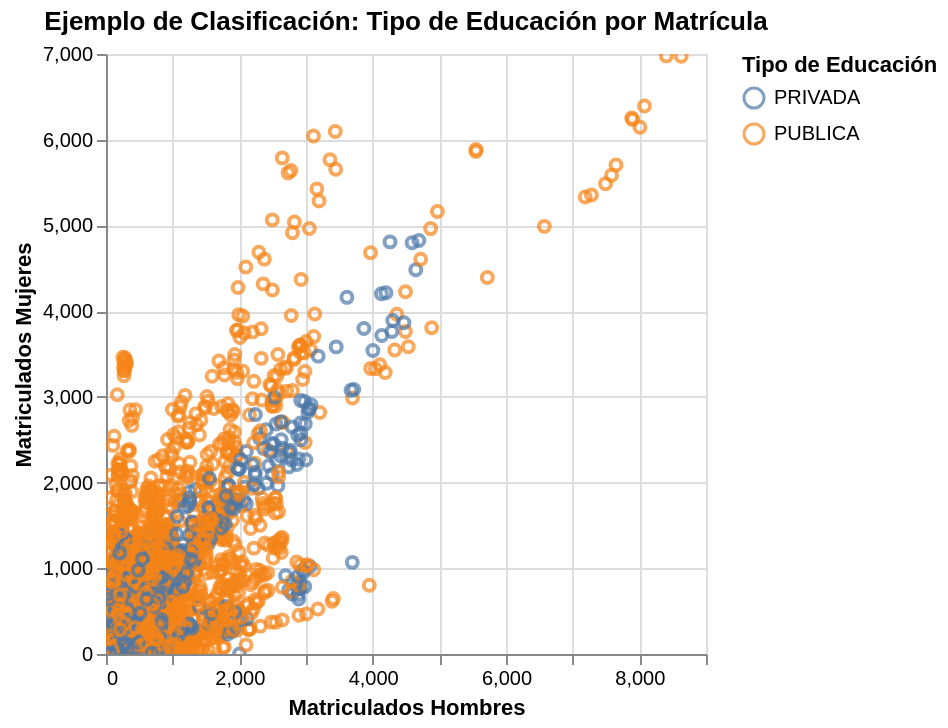

This figure's notebook cell:
### Markdown cell above
#### 1. Clasificación

En clasificación, el objetivo es predecir una categoría discreta. Aquí, visualizaremos un problema de clasificación binaria simple, donde se intenta separar dos clases de puntos en un plano.

### Code cell
import altair as alt
import pandas as pd

# Instalar vegafusion y vl-convert-python para manejar grandes datasets
!pip install "vegafusion[embed]>=1.5.0" "vl-convert-python>=1.6.0"

# Habilitar VegaFusion
alt.data_transformers.enable("vegafusion")

# Usar el DataFrame 'df' existente para el ejemplo de clasificación
# Seleccionamos las características numéricas y la variable objetivo categórica
features = ['matriculados_hombres', 'matriculados_mujeres']
target = 'tipo_de_educacion'

# Crear un subconjunto del DataFrame y eliminar filas con valores nulos en las columnas seleccionadas
data_classification = df[features + [target]].dropna()

# Convertir la columna objetivo a tipo string para que Altair la use como categoría de color
data_classification['target_label'] = data_classification[target].astype(str)

# Visualización de los puntos de datos usando Altair
chart_classification = alt.Chart(data_classification).mark_point(opacity=0.7).encode(
    x=alt.X('matriculados_hombres', title='Matriculados Hombres'),
    y=alt.Y('matriculados_mujeres', title='Matriculados Mujeres'),
    color=alt.Color('target_label', title='Tipo de Educación'), # Colorear por tipo de educación
    tooltip=[
        alt.Tooltip('matriculados_hombres', title='Hombres'),
        alt.Tooltip('matriculados_mujeres', title='Mujeres'),
        alt.Tooltip('target_label', title='Tipo de Educación')
    ]
).properties(
    title='Ejemplo de Clasificación: Tipo de Educación por Matrícula'
).interactive() # Permite hacer zoom y pan

display(chart_classification)

### Figure 1 — Vega specification as saved in the notebook (floating-point values rounded to 4 significant figures; data arrays with more than 128 entries replaced by an {"elided": "..."} marker saying what was removed)
{"$schema": "https://vega.github.io/schema/vega/v5.json", "data": [{"name": "param_99_store"}, {"name": "source_0", "values": {"elided": "10263 records"}}, {"name": "source_0_x_domain_matriculados_hombres", "values": [{"min": 0, "max": 8628}]}, {"name": "source_0_y_domain_matriculados_mujeres", "values": [{"min": 0, "max": 6978}]}, {"name": "source_0_color_domain_target_label", "values": [{"target_label": "PUBLICA"}, {"target_label": "PRIVADA"}]}], "signals": [{"name": "unit", "value": {}, "on": [{"events": "pointermove", "update": "isTuple(group()) ? group() : unit"}]}, {"name": "param_99", "update": "vlSelectionResolve(\"param_99_store\", \"union\")"}, {"name": "param_99_matriculados_hombres", "on": [{"events": [{"source": "view", "type": "dblclick"}], "update": "null"}, {"events": {"signal": "param_99_translate_delta"}, "update": "panLinear(param_99_translate_anchor.extent_x, -param_99_translate_delta.x / width)"}, {"events": {"signal": "param_99_zoom_delta"}, "update": "zoomLinear(domain(\"x\"), param_99_zoom_anchor.x, param_99_zoom_delta)"}]}, {"name": "param_99_matriculados_mujeres", "on": [{"events": [{"source": "view", "type": "dblclick"}], "update": "null"}, {"events": {"signal": "param_99_translate_delta"}, "update": "panLinear(param_99_translate_anchor.extent_y, param_99_translate_delta.y / height)"}, {"events": {"signal": "param_99_zoom_delta"}, "update": "zoomLinear(domain(\"y\"), param_99_zoom_anchor.y, param_99_zoom_delta)"}]}, {"name": "param_99_tuple", "on": [{"events": [{"signal": "param_99_matriculados_hombres || param_99_matriculados_mujeres"}], "update": "param_99_matriculados_hombres && param_99_matriculados_mujeres ? {unit: \"\", fields: param_99_tuple_fields, values: [param_99_matriculados_hombres,param_99_matriculados_mujeres]} : null"}]}, {"name": "param_99_tuple_fields", "value": [{"field": "matriculados_hombres", "channel": "x", "type": "R"}, {"field": "matriculados_mujeres", "channel": "y", "type": "R"}]}, {"name": "param_99_translate_anchor", "value": {}, "on": [{"events": [{"source": "scope", "type": "pointerdown"}], "update": "{x: x(unit), y: y(unit), extent_x: domain(\"x\"), extent_y: domain(\"y\")}"}]}, {"name": "param_99_translate_delta", "value": {}, "on": [{"events": [{"source": "window", "between": [{"source": "scope", "type": "pointerdown"}, {"source": "window", "type": "pointerup"}], "type": "pointermove", "consume": true}], "update": "{x: param_99_translate_anchor.x - x(unit), y: param_99_translate_anchor.y - y(unit)}"}]}, {"name": "param_99_zoom_anchor", "on": [{"events": [{"source": "scope", "type": "wheel", "consume": true}], "update": "{x: invert(\"x\", x(unit)), y: invert(\"y\", y(unit))}"}]}, {"name": "param_99_zoom_delta", "on": [{"events": [{"source": "scope", "consume": true, "type": "wheel"}], "update": "pow(1.001, event.deltaY * pow(16, event.deltaMode))", "force": true}]}, {"name": "param_99_modify", "on": [{"events": {"signal": "param_99_tuple"}, "update": "modify(\"param_99_store\", param_99_tuple, true)"}]}], "marks": [{"type": "symbol", "name": "marks", "from": {"data": "source_0"}, "encode": {"update": {"opacity": {"value": 0.7}, "x": {"field": "matriculados_hombres", "scale": "x"}, "y": {"field": "matriculados_mujeres", "scale": "y"}, "fill": {"value": "transparent"}, "tooltip": {"signal": "{\"Hombres\": format(datum[\"matriculados_hombres\"], \"\"), \"Mujeres\": format(datum[\"matriculados_mujeres\"], \"\"), \"Tipo de Educación\": isValid(datum[\"target_label\"]) ? datum[\"target_label\"] : \"\"+datum[\"target_label\"]}"}, "stroke": {"field": "target_label", "scale": "color"}}}, "style": ["point"], "interactive": true, "clip": true}], "scales": [{"name": "x", "type": "linear", "domain": [{"signal": "(data(\"source_0_x_domain_matriculados_hombres\")[0] || {}).min"}, {"signal": "(data(\"source_0_x_domain_matriculados_hombres\")[0] || {}).max"}], "range": [0, {"signal": "width"}], "domainRaw": {"signal": "param_99[\"matriculados_hombres\"]"}, "nice": true, "zero": true}, {"name": "y", "type": "linear", "domain": [{"signal": "(data(\"source_0_y_domain_matriculados_mujeres\")[0] || {}).min"}, {"signal": "(data(\"source_0_y_domain_matriculados_mujeres\")[0] || {}).max"}], "range": [{"signal": "height"}, 0], "domainRaw": {"signal": "param_99[\"matriculados_mujeres\"]"}, "nice": true, "zero": true}, {"name": "color", "type": "ordinal", "domain": {"data": "source_0_color_domain_target_label", "field": "target_label", "sort": true}, "range": "category"}], "axes": [{"scale": "x", "grid": true, "orient": "bottom", "maxExtent": 0, "zindex": 0, "tickCount": {"signal": "ceil(width/40)"}, "ticks": false, "gridScale": "y", "labels": false, "minExtent": 0, "aria": false, "domain": false}, {"scale": "y", "gridScale": "x", "labels": false, "orient": "left", "aria": false, "tickCount": {"signal": "ceil(height/40)"}, "domain": false, "grid": true, "maxExtent": 0, "minExtent": 0, "ticks": false, "zindex": 0}, {"scale": "x", "zindex": 0, "title": "Matriculados Hombres", "grid": false, "tickCount": {"signal": "ceil(width/40)"}, "orient": "bottom", "labelOverlap": true, "labelFlush": true}, {"scale": "y", "labelOverlap": true, "orient": "left", "title": "Matriculados Mujeres", "tickCount": {"signal": "ceil(height/40)"}, "zindex": 0, "grid": false}], "title": {"text": "Ejemplo de Clasificación: Tipo de Educación por Matrícula", "frame": "group"}, "padding": 5, "background": "white", "height": 300, "width": 300, "style": "cell", "legends": [{"title": "Tipo de Educación", "stroke": "color", "symbolType": "circle", "encode": {"symbols": {"update": {"fill": {"value": "transparent"}, "opacity": {"value": 0.7}}}}}]}
